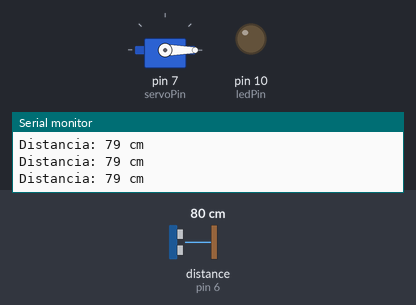
A sketch run on a simulated Arduino Uno, built with avr-gcc and run on an emulated ATmega328P. Parts: servo, output pins drawn as LEDs (lit = HIGH), the last lines printed to the serial monitor. Wiring (inferred from the names in the program): ultrasonic range finder: trigger pin 5; echo pin 6. The inputs (shaded band) are chosen by the test bench; at power-on: distance to the obstacle (sensor on pin 6) 80 cm. The echo pulse lasts 58.3 µs per cm; pins used as bus, display or sensor lines are not drawn.

Above: at 1.7 s.
1.8 s: distance to the obstacle (sensor on pin 6) set to 54 cm
3.3 s: distance to the obstacle (sensor on pin 6) set to 45 cm
At 4.9 s:
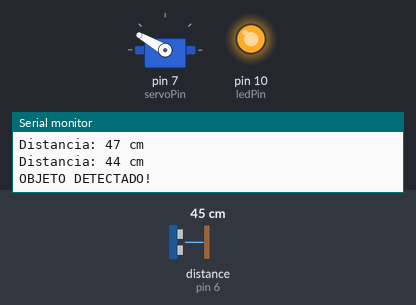
At 7.2 s:
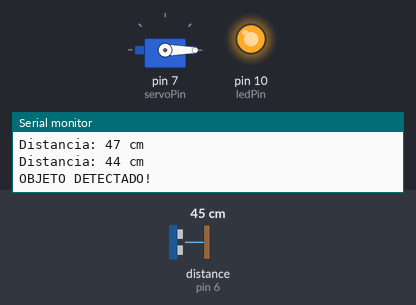
7.9 s: distance to the obstacle (sensor on pin 6) set to 4 cm
9.5 s: distance to the obstacle (sensor on pin 6) set to 2 cm
12.5 s: distance to the obstacle (sensor on pin 6) set to 9 cm
At 13.8 s:
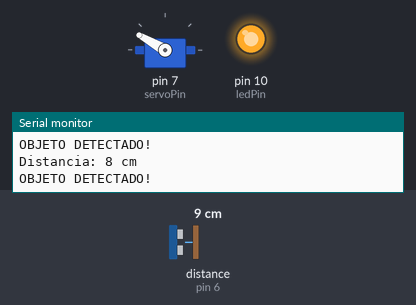
Timing chart, 0 to 15.1 s (numbered marks = the images above; inputs shaded):
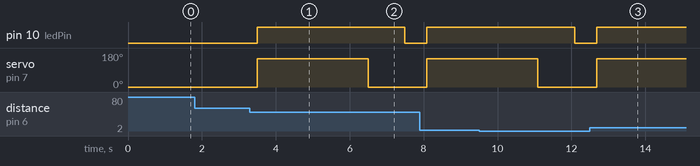

Measured:
- the behaviour switches between 51 and 50 cm on distance to the obstacle (sensor on pin 6) (found by bisection; images 0 and 1)
- after the input at 3.3 s, pin 10 (ledPin): LOW → HIGH after 0.20 s, → LOW 4.0 s later; servo on pin 7 (servoPin): 0° → 150° after 0.20 s, → 0° 3.0 s later
- after the input at 12.5 s, pin 10 (ledPin): LOW → HIGH after 0.18 s; servo on pin 7 (servoPin): 0° → 150° after 0.18 s

The sketch:

Biosense.ino
```cpp
#include <Servo.h>

const int trigPin = 5;
const int echoPin = 6;
const int servoPin = 7;
const int ledPin = 10;

Servo servo;
long leituras[3];

void setup() {
  Serial.begin(9600);
  pinMode(trigPin, OUTPUT);
  pinMode(echoPin, INPUT);
  pinMode(ledPin, OUTPUT);

  servo.attach(servoPin);
  servo.write(0);
  delay(500);
  servo.detach();
}

long medirDistancia() {
  digitalWrite(trigPin, LOW);
  delayMicroseconds(5);
  digitalWrite(trigPin, HIGH);
  delayMicroseconds(10);
  digitalWrite(trigPin, LOW);

  // Timeout de 30 ms: se não houver eco, retorna 0
  long duration = pulseIn(echoPin, HIGH, 30000);

  // Sem eco = nada na frente -> distância "infinita"
  if (duration == 0) return 999;

  return (duration / 2) / 29.1;
}

void loop() {
  for (int i = 0; i < 3; i++) {
    leituras[i] = medirDistancia();
    delay(30);   // sensor precisa de um intervalo entre medições
  }

  // Só detecta se TODAS as leituras forem válidas e menores que 50 cm
  bool detectado = true;
  for (int i = 0; i < 3; i++) {
    if (leituras[i] < 2 || leituras[i] >= 50) detectado = false;
  }

  long media = (leituras[0] + leituras[1] + leituras[2]) / 3;
  Serial.print("Distancia: ");
  Serial.print(media);
  Serial.println(" cm");

  if (detectado) {
    Serial.println("OBJETO DETECTADO!");
    digitalWrite(ledPin, HIGH);

    servo.attach(servoPin);
    servo.write(150);      // abre a tampa
    delay(3000);           // mantém aberta por 3 s

    servo.write(0);        // fecha a tampa
    delay(1000);
    servo.detach();

    digitalWrite(ledPin, LOW);
    delay(500);            // pausa antes de uma nova detecção
  }
}
```
